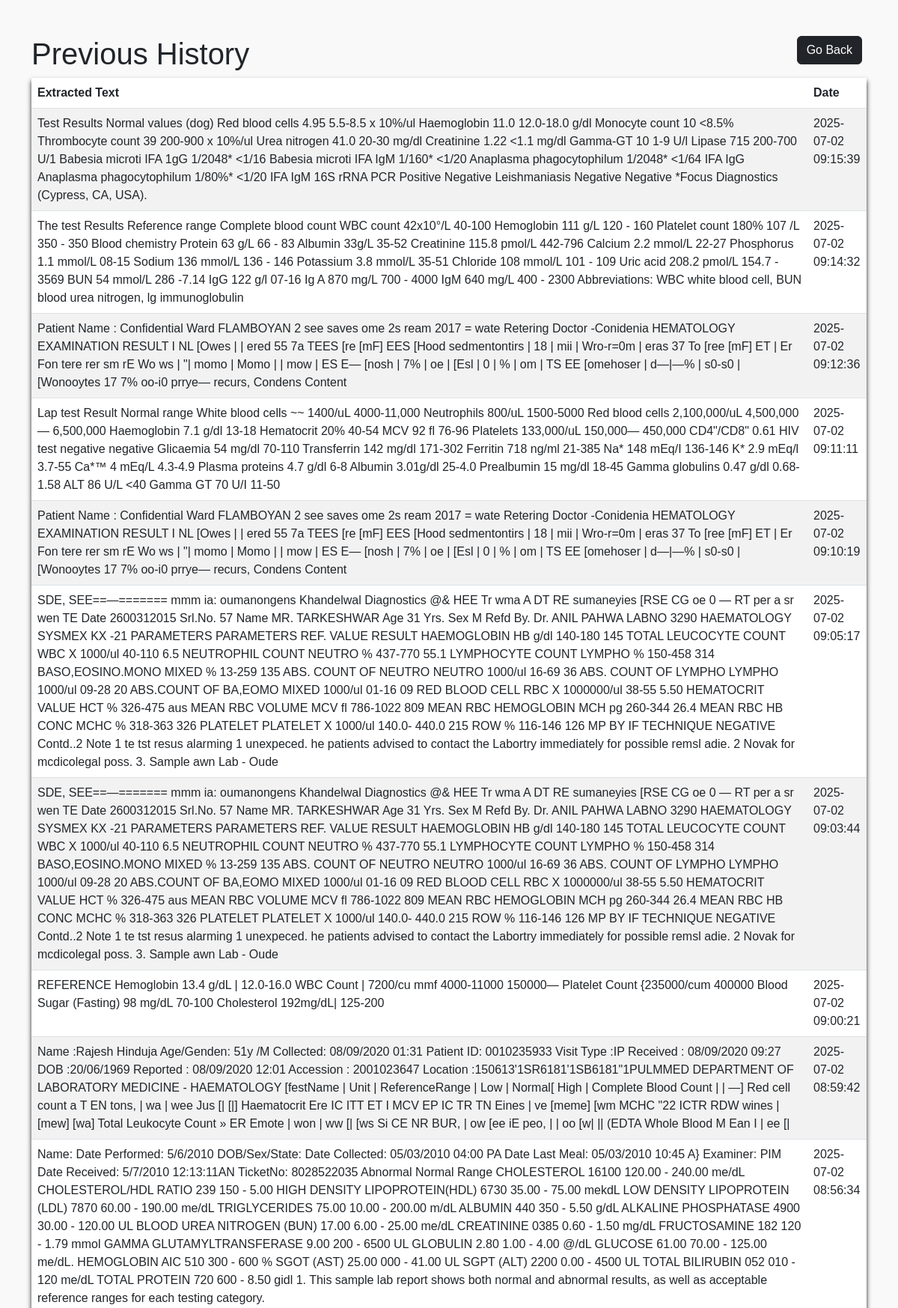
The page /history (signed in, upper part) on the database its author committed.
### app.py (models this page shows)
class ExtractedText(db.Model):
    id = db.Column(db.Integer, primary_key=True)
    user_id = db.Column(db.Integer, db.ForeignKey('user.id'), nullable=False)
    text = db.Column(db.Text, nullable=False)
    created_at = db.Column(db.DateTime, default=db.func.now())

### app.py (the view)
@app.route('/history')
def user_history():
    if 'user_id' not in session:
        return redirect(url_for('login'))
    user_id = session['user_id']
    history = ExtractedText.query.filter_by(user_id=user_id).order_by(ExtractedText.created_at.desc()).all()
    return render_template('history.html', history=history)

### templates/history.html (shortened to what this page needs)
<!DOCTYPE html>
<html lang="en">
<head>
    <link href="https://cdn.jsdelivr.net/npm/bootstrap@5.3.0-alpha1/dist/css/bootstrap.min.css" rel="stylesheet">
</head>
<body>
    <div class="container mt-5">
        <h2 class="fs-1">Previous History</h2>
        <a href="/" class="btn btn-dark mt-5 position-absolute top-0 end-0 m-5">Go Back</a>
        <table class="table table-striped">
            <thead>
                <tr>
                    <th>Extracted Text</th>
                    <th>Date</th>
                </tr>
            </thead>
            <tbody>
                {% for item in history %}
                <tr>
                    <td>{{ item.text }}</td>
                    <td>{{ item.created_at }}</td>
                </tr>
                {% endfor %}
            </tbody>
        </table>
    </div>
</body>
</html>

### templates/history.html (style rules this page uses)
body { font-family: 'Arial', sans-serif; background-color: #f9f9f9; margin: 0; padding: 0; }
.table { box-shadow: 0 4px 6px rgba(0, 0, 0, 0.886); }

### rows shown on the page
ExtractedText: text "Test Results Normal values (dog) Red blood cells 4.95 5.5-8.5 x 10%/ul Haemoglobin 11.0 12.0-18.0 g/dl Monocyte count 10 <8.5% Thrombocyte count 39 200-900 x 10%/ul Urea nitrogen 41.0 20-30 mg/dl Creatinine 1.22 <1.1 mg/dl Gamma-GT 10 1-9 U/l Lipase 715 200-700 U/1 Babesia microti IFA 1gG 1/2048* <1/16 Babesia microti IFA IgM 1/160* <1/20 Anaplasma phagocytophilum 1/2048* <1/64 IFA IgG Anaplasma phagocytophilum 1/80%* <1/20 IFA IgM 16S rRNA PCR Positive Negative Leishmaniasis Negative Negative *Focus Diagnostics (Cypress, CA, USA).", created_at "2025-07-02 09:15:39"
ExtractedText: text "The test Results Reference range Complete blood count WBC count 42x10°/L 40-100 Hemoglobin 111 g/L 120 - 160 Platelet count 180% 107 /L 350 - 350 Blood chemistry Protein 63 g/L 66 - 83 Albumin 33g/L 35-52 Creatinine 115.8 pmol/L 442-796 Calcium 2.2 mmol/L 22-27 Phosphorus 1.1 mmol/L 08-15 Sodium 136 mmol/L 136 - 146 Potassium 3.8 mmol/L 35-51 Chloride 108 mmol/L 101 - 109 Uric acid 208.2 pmol/L 154.7 - 3569 BUN 54 mmol/L 286 -7.14 IgG 122 g/l 07-16 Ig A 870 mg/L 700 - 4000 IgM 640 mg/L 400 - 2300 Abbreviations: WBC white blood cell, BUN blood urea nitrogen, lg immunoglobulin", created_at "2025-07-02 09:14:32"
ExtractedText: text "Patient Name : Confidential Ward FLAMBOYAN 2 see saves ome 2s ream 2017 = wate Retering Doctor -Conidenia HEMATOLOGY EXAMINATION RESULT I NL [Owes | | ered 55 7a TEES [re [mF] EES [Hood sedmentontirs | 18 | mii | Wro-r=0m | eras 37 To [ree [mF] ET | Er Fon tere rer sm rE Wo ws | \"| momo | Momo | | mow | ES E— [nosh | 7% | oe | [Esl | 0 | % | om | TS EE [omehoser | d—|—% | s0-s0 | [Wonooytes 17 7% oo-i0 prrye— recurs, Condens Content", created_at "2025-07-02 09:12:36"
ExtractedText: text "Lap test Result Normal range White blood cells ~~ 1400/uL 4000-11,000 Neutrophils 800/uL 1500-5000 Red blood cells 2,100,000/uL 4,500,000— 6,500,000 Haemoglobin 7.1 g/dl 13-18 Hematocrit 20% 40-54 MCV 92 fl 76-96 Platelets 133,000/uL 150,000— 450,000 CD4\"/CD8\" 0.61 HIV test negative negative Glicaemia 54 mg/dl 70-110 Transferrin 142 mg/dl 171-302 Ferritin 718 ng/ml 21-385 Na* 148 mEq/I 136-146 K* 2.9 mEq/l 3.7-55 Ca*™ 4 mEq/L 4.3-4.9 Plasma proteins 4.7 g/dl 6-8 Albumin 3.01g/dl 25-4.0 Prealbumin 15 mg/dl 18-45 Gamma globulins 0.47 g/dl 0.68-1.58 ALT 86 U/L <40 Gamma GT 70 U/I 11-50", created_at "2025-07-02 09:11:11"
ExtractedText: text "Patient Name : Confidential Ward FLAMBOYAN 2 see saves ome 2s ream 2017 = wate Retering Doctor -Conidenia HEMATOLOGY EXAMINATION RESULT I NL [Owes | | ered 55 7a TEES [re [mF] EES [Hood sedmentontirs | 18 | mii | Wro-r=0m | eras 37 To [ree [mF] ET | Er Fon tere rer sm rE Wo ws | \"| momo | Momo | | mow | ES E— [nosh | 7% | oe | [Esl | 0 | % | om | TS EE [omehoser | d—|—% | s0-s0 | [Wonooytes 17 7% oo-i0 prrye— recurs, Condens Content", created_at "2025-07-02 09:10:19"
ExtractedText: text "SDE, SEE==—======= mmm ia: oumanongens Khandelwal Diagnostics @& HEE Tr wma A DT RE sumaneyies [RSE CG oe 0 — RT per a sr wen TE Date 2600312015 Srl.No. 57 Name MR. TARKESHWAR Age 31 Yrs. Sex M Refd By. Dr. ANIL PAHWA LABNO 3290 HAEMATOLOGY SYSMEX KX -21 PARAMETERS PARAMETERS REF. VALUE RESULT HAEMOGLOBIN HB g/dl 140-180 145 TOTAL LEUCOCYTE COUNT WBC X 1000/ul 40-110 6.5 NEUTROPHIL COUNT NEUTRO % 437-770 55.1 LYMPHOCYTE COUNT LYMPHO % 150-458 314 BASO,EOSINO.MONO MIXED % 13-259 135 ABS. COUNT OF NEUTRO NEUTRO 1000/ul 16-69 36 ABS. COUNT OF LYMPHO LYMPHO 1000/ul 09-28 20 ABS.COUNT OF BA,EOMO MIXED 1000/ul 01-16 09 RED BLOOD CELL RBC X 1000000/ul 38-55 5.50 HEMATOCRIT VALUE HCT % 326-475 aus…", created_at "2025-07-02 09:05:17"
ExtractedText: text "SDE, SEE==—======= mmm ia: oumanongens Khandelwal Diagnostics @& HEE Tr wma A DT RE sumaneyies [RSE CG oe 0 — RT per a sr wen TE Date 2600312015 Srl.No. 57 Name MR. TARKESHWAR Age 31 Yrs. Sex M Refd By. Dr. ANIL PAHWA LABNO 3290 HAEMATOLOGY SYSMEX KX -21 PARAMETERS PARAMETERS REF. VALUE RESULT HAEMOGLOBIN HB g/dl 140-180 145 TOTAL LEUCOCYTE COUNT WBC X 1000/ul 40-110 6.5 NEUTROPHIL COUNT NEUTRO % 437-770 55.1 LYMPHOCYTE COUNT LYMPHO % 150-458 314 BASO,EOSINO.MONO MIXED % 13-259 135 ABS. COUNT OF NEUTRO NEUTRO 1000/ul 16-69 36 ABS. COUNT OF LYMPHO LYMPHO 1000/ul 09-28 20 ABS.COUNT OF BA,EOMO MIXED 1000/ul 01-16 09 RED BLOOD CELL RBC X 1000000/ul 38-55 5.50 HEMATOCRIT VALUE HCT % 326-475 aus…", created_at "2025-07-02 09:03:44"
ExtractedText: text "REFERENCE Hemoglobin 13.4 g/dL | 12.0-16.0 WBC Count | 7200/cu mmf 4000-11000 150000— Platelet Count {235000/cum 400000 Blood Sugar (Fasting) 98 mg/dL 70-100 Cholesterol 192mg/dL| 125-200", created_at "2025-07-02 09:00:21"
ExtractedText: text "Name :Rajesh Hinduja Age/Genden: 51y /M Collected: 08/09/2020 01:31 Patient ID: 0010235933 Visit Type :IP Received : 08/09/2020 09:27 DOB :20/06/1969 Reported : 08/09/2020 12:01 Accession : 2001023647 Location :150613'1SR6181'1SB6181\"1PULMMED DEPARTMENT OF LABORATORY MEDICINE - HAEMATOLOGY [festName | Unit | ReferenceRange | Low | Normal[ High | Complete Blood Count | | —] Red cell count a T EN tons, | wa | wee Jus [| [|] Haematocrit Ere IC ITT ET I MCV EP IC TR TN Eines | ve [meme] [wm MCHC \"22 ICTR RDW wines | [mew] [wa] Total Leukocyte Count » ER Emote | won | ww [| [ws Si CE NR BUR, | ow [ee iE peo, | | oo [w| || (EDTA Whole Blood M Ean I | ee [|", created_at "2025-07-02 08:59:42"
ExtractedText: text "Name: Date Performed: 5/6/2010 DOB/Sex/State: Date Collected: 05/03/2010 04:00 PA Date Last Meal: 05/03/2010 10:45 A} Examiner: PIM Date Received: 5/7/2010 12:13:11AN TicketNo: 8028522035 Abnormal Normal Range CHOLESTEROL 16100 120.00 - 240.00 me/dL CHOLESTEROL/HDL RATIO 239 150 - 5.00 HIGH DENSITY LIPOPROTEIN(HDL) 6730 35.00 - 75.00 mekdL LOW DENSITY LIPOPROTEIN (LDL) 7870 60.00 - 190.00 me/dL TRIGLYCERIDES 75.00 10.00 - 200.00 m/dL ALBUMIN 440 350 - 5.50 g/dL ALKALINE PHOSPHATASE 4900 30.00 - 120.00 UL BLOOD UREA NITROGEN (BUN) 17.00 6.00 - 25.00 me/dL CREATININE 0385 0.60 - 1.50 mg/dL FRUCTOSAMINE 182 120 - 1.79 mmol GAMMA GLUTAMYLTRANSFERASE 9.00 200 - 6500 UL GLOBULIN 2.80 1.00 - 4.00…", created_at "2025-07-02 08:56:34"
